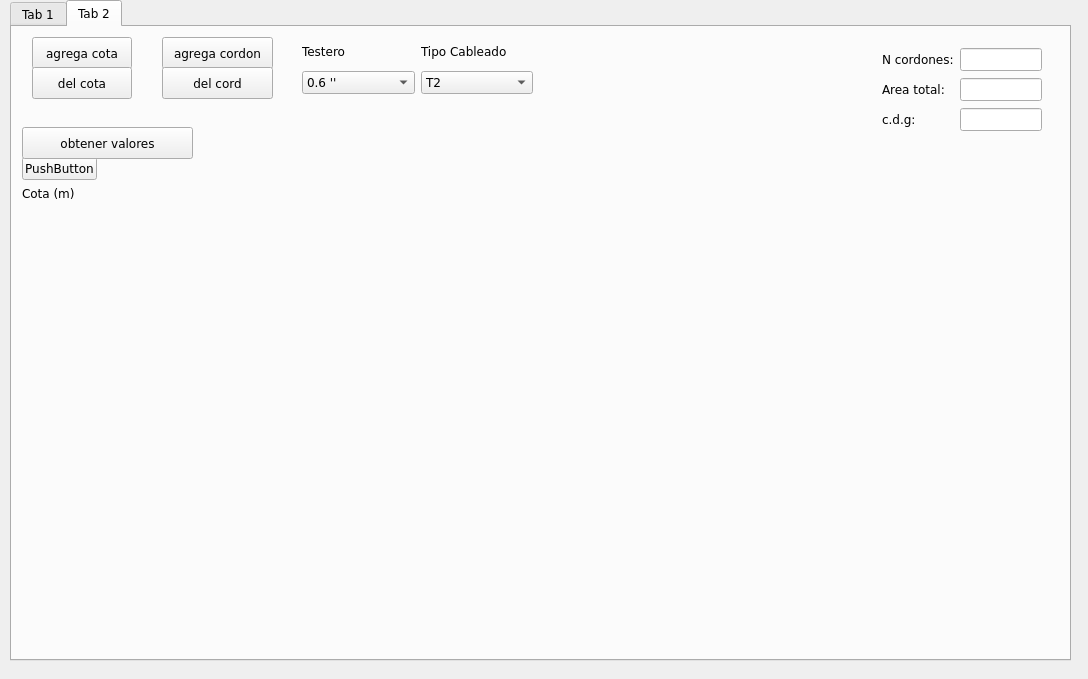
<?xml version="1.0" encoding="UTF-8"?>
<ui version="4.0">
 <class>Dialog</class>
 <widget class="QDialog" name="Dialog">
  <property name="geometry">
   <rect>
    <x>0</x>
    <y>0</y>
    <width>1088</width>
    <height>679</height>
   </rect>
  </property>
  <property name="font">
   <font>
    <family>Verdana</family>
    <italic>false</italic>
    <bold>false</bold>
   </font>
  </property>
  <property name="windowTitle">
   <string>Dialog</string>
  </property>
  <widget class="QTabWidget" name="tabWidget">
   <property name="geometry">
    <rect>
     <x>10</x>
     <y>0</y>
     <width>1061</width>
     <height>661</height>
    </rect>
   </property>
   <property name="currentIndex">
    <number>1</number>
   </property>
   <property name="documentMode">
    <bool>false</bool>
   </property>
   <property name="tabsClosable">
    <bool>false</bool>
   </property>
   <property name="tabBarAutoHide">
    <bool>false</bool>
   </property>
   <widget class="QWidget" name="tab">
    <attribute name="title">
     <string>Tab 1</string>
    </attribute>
    <widget class="QPushButton" name="btn_save_pieza">
     <property name="geometry">
      <rect>
       <x>0</x>
       <y>591</y>
       <width>221</width>
       <height>31</height>
      </rect>
     </property>
     <property name="text">
      <string>Guardar como Pieza de Usuario</string>
     </property>
     <property name="autoDefault">
      <bool>false</bool>
     </property>
    </widget>
    <widget class="QWidget" name="verticalLayoutWidget_5">
     <property name="geometry">
      <rect>
       <x>290</x>
       <y>240</y>
       <width>751</width>
       <height>351</height>
      </rect>
     </property>
     <layout class="QVBoxLayout" name="layout_nuevas_row">
      <item>
       <spacer name="verticalSpacer">
        <property name="orientation">
         <enum>Qt::Orientation::Vertical</enum>
        </property>
        <property name="sizeHint" stdset="0">
         <size>
          <width>20</width>
          <height>40</height>
         </size>
        </property>
       </spacer>
      </item>
     </layout>
    </widget>
    <widget class="QLabel" name="label_guardar_pieza">
     <property name="geometry">
      <rect>
       <x>0</x>
       <y>570</y>
       <width>221</width>
       <height>21</height>
      </rect>
     </property>
     <property name="text">
      <string>Guardar en base de datos</string>
     </property>
    </widget>
    <widget class="QWidget" name="horizontalLayoutWidget">
     <property name="geometry">
      <rect>
       <x>290</x>
       <y>210</y>
       <width>751</width>
       <height>31</height>
      </rect>
     </property>
     <layout class="QHBoxLayout" name="Hlayout_label_variables">
      <item>
       <widget class="QLabel" name="label_name">
        <property name="text">
         <string>Num</string>
        </property>
       </widget>
      </item>
      <item>
       <widget class="QLabel" name="label_bi">
        <property name="text">
         <string>Base_inf</string>
        </property>
       </widget>
      </item>
      <item>
       <widget class="QLabel" name="label_bs">
        <property name="text">
         <string>Base_sup</string>
        </property>
       </widget>
      </item>
      <item>
       <widget class="QLabel" name="label_altura">
        <property name="text">
         <string>Altura</string>
        </property>
       </widget>
      </item>
      <item>
       <widget class="QLabel" name="label_area">
        <property name="text">
         <string>Area</string>
        </property>
       </widget>
      </item>
      <item>
       <widget class="QLabel" name="label_cg">
        <property name="text">
         <string>Cg_Inf</string>
        </property>
       </widget>
      </item>
      <item>
       <widget class="QLabel" name="label_inercia">
        <property name="text">
         <string>Inercia</string>
        </property>
       </widget>
      </item>
      <item>
       <widget class="QLabel" name="label_op">
        <property name="text">
         <string>I+A*r^2</string>
        </property>
       </widget>
      </item>
     </layout>
    </widget>
    <widget class="QWidget" name="verticalLayoutWidget_4">
     <property name="geometry">
      <rect>
       <x>910</x>
       <y>10</y>
       <width>131</width>
       <height>116</height>
      </rect>
     </property>
     <layout class="QVBoxLayout" name="Vlayout_resultados">
      <item>
       <widget class="QLineEdit" name="result_sum_altura">
        <property name="readOnly">
         <bool>true</bool>
        </property>
       </widget>
      </item>
      <item>
       <widget class="QLineEdit" name="result_sum_area">
        <property name="readOnly">
         <bool>true</bool>
        </property>
       </widget>
      </item>
      <item>
       <widget class="QLineEdit" name="result_sum_ponderado">
        <property name="readOnly">
         <bool>true</bool>
        </property>
       </widget>
      </item>
      <item>
       <widget class="QLineEdit" name="result_sum_op">
        <property name="readOnly">
         <bool>true</bool>
        </property>
       </widget>
      </item>
     </layout>
    </widget>
    <widget class="QWidget" name="gridLayoutWidget">
     <property name="geometry">
      <rect>
       <x>290</x>
       <y>10</y>
       <width>259</width>
       <height>91</height>
      </rect>
     </property>
     <layout class="QGridLayout" name="Glayout_edita_tuplas">
      <item row="0" column="1">
       <widget class="QLabel" name="label_cant_eliminar">
        <property name="text">
         <string>Eliminar trapecios</string>
        </property>
       </widget>
      </item>
      <item row="1" column="0">
       <widget class="QSpinBox" name="spin_cant_agregar"/>
      </item>
      <item row="2" column="1">
       <widget class="QPushButton" name="btn_acpt_eliminar">
        <property name="text">
         <string>Eliminar</string>
        </property>
       </widget>
      </item>
      <item row="2" column="0">
       <widget class="QPushButton" name="btn_acpt_agregar">
        <property name="text">
         <string>Agregar</string>
        </property>
       </widget>
      </item>
      <item row="1" column="1">
       <widget class="QSpinBox" name="spin_cant_eliminar"/>
      </item>
      <item row="0" column="0">
       <widget class="QLabel" name="label_cant_agregar">
        <property name="text">
         <string>Agregar trapecios</string>
        </property>
       </widget>
      </item>
     </layout>
    </widget>
    <widget class="QPushButton" name="btn_calcular_nuevos_valores">
     <property name="geometry">
      <rect>
       <x>290</x>
       <y>180</y>
       <width>171</width>
       <height>32</height>
      </rect>
     </property>
     <property name="text">
      <string>Calcular nuevos valores</string>
     </property>
     <property name="autoDefault">
      <bool>false</bool>
     </property>
     <property name="default">
      <bool>true</bool>
     </property>
    </widget>
    <widget class="QWidget" name="verticalLayoutWidget">
     <property name="geometry">
      <rect>
       <x>10</x>
       <y>10</y>
       <width>211</width>
       <height>400</height>
      </rect>
     </property>
     <layout class="QVBoxLayout" name="Vlayout_catalogo">
      <item>
       <widget class="QPushButton" name="btn_usar_pieza_catalogo">
        <property name="text">
         <string>Usar pieza catalogo</string>
        </property>
        <property name="autoDefault">
         <bool>false</bool>
        </property>
       </widget>
      </item>
      <item>
       <widget class="QPushButton" name="btn_usar_pieza_usuario">
        <property name="text">
         <string>Usar pieza usuario</string>
        </property>
        <property name="autoDefault">
         <bool>false</bool>
        </property>
       </widget>
      </item>
      <item>
       <widget class="QPushButton" name="btn_crear_pieza_temp">
        <property name="text">
         <string>Crear pieza temporal</string>
        </property>
        <property name="autoDefault">
         <bool>false</bool>
        </property>
       </widget>
      </item>
      <item>
       <widget class="QLabel" name="label_familia">
        <property name="text">
         <string>Familia</string>
        </property>
       </widget>
      </item>
      <item>
       <widget class="QComboBox" name="combo_familia"/>
      </item>
      <item>
       <widget class="QLabel" name="label_modelo">
        <property name="text">
         <string>Modelo</string>
        </property>
       </widget>
      </item>
      <item>
       <widget class="QComboBox" name="combo_modelo"/>
      </item>
      <item>
       <widget class="QLabel" name="label_tipo_seccion">
        <property name="text">
         <string>Tipo sección</string>
        </property>
       </widget>
      </item>
      <item>
       <widget class="QListWidget" name="list_tipo_seccion"/>
      </item>
      <item>
       <widget class="QPushButton" name="btn_acpt_tipo_seccion">
        <property name="text">
         <string>Aplicar sección</string>
        </property>
        <property name="autoDefault">
         <bool>false</bool>
        </property>
       </widget>
      </item>
      <item>
       <widget class="QPushButton" name="btn_save_seccion">
        <property name="text">
         <string>Guardar datos sección</string>
        </property>
        <property name="autoDefault">
         <bool>false</bool>
        </property>
       </widget>
      </item>
     </layout>
    </widget>
    <widget class="QWidget" name="verticalLayoutWidget_3">
     <property name="geometry">
      <rect>
       <x>790</x>
       <y>10</y>
       <width>121</width>
       <height>121</height>
      </rect>
     </property>
     <layout class="QVBoxLayout" name="Vlayout_label_resultados">
      <item>
       <widget class="QLabel" name="label_sum_altura">
        <property name="text">
         <string>Altura</string>
        </property>
       </widget>
      </item>
      <item>
       <widget class="QLabel" name="label_sum_area">
        <property name="text">
         <string>Area</string>
        </property>
       </widget>
      </item>
      <item>
       <widget class="QLabel" name="label_sum_ponderado">
        <property name="text">
         <string>Y Inf</string>
        </property>
       </widget>
      </item>
      <item>
       <widget class="QLabel" name="label_sum_op">
        <property name="text">
         <string>Inercia</string>
        </property>
       </widget>
      </item>
     </layout>
    </widget>
    <widget class="QPushButton" name="btn_salto_linea">
     <property name="geometry">
      <rect>
       <x>610</x>
       <y>20</y>
       <width>100</width>
       <height>32</height>
      </rect>
     </property>
     <property name="text">
      <string>PushButton</string>
     </property>
    </widget>
   </widget>
   <widget class="QWidget" name="tab_2">
    <attribute name="title">
     <string>Tab 2</string>
    </attribute>
    <widget class="QWidget" name="gridLayoutWidget_2">
     <property name="geometry">
      <rect>
       <x>10</x>
       <y>130</y>
       <width>1021</width>
       <height>351</height>
      </rect>
     </property>
     <layout class="QGridLayout" name="gridLayout">
      <property name="horizontalSpacing">
       <number>-1</number>
      </property>
      <item row="1" column="0">
       <layout class="QVBoxLayout" name="verticalLayout">
        <property name="spacing">
         <number>0</number>
        </property>
        <item>
         <widget class="QLabel" name="tab2_label_cota">
          <property name="maximumSize">
           <size>
            <width>100</width>
            <height>16777215</height>
           </size>
          </property>
          <property name="text">
           <string>Cota (m)</string>
          </property>
         </widget>
        </item>
        <item>
         <spacer name="verticalSpacer_2">
          <property name="orientation">
           <enum>Qt::Orientation::Vertical</enum>
          </property>
          <property name="sizeHint" stdset="0">
           <size>
            <width>20</width>
            <height>40</height>
           </size>
          </property>
         </spacer>
        </item>
       </layout>
      </item>
      <item row="0" column="0">
       <widget class="QPushButton" name="tab2_relleno_layout_armaduras">
        <property name="enabled">
         <bool>true</bool>
        </property>
        <property name="maximumSize">
         <size>
          <width>75</width>
          <height>16777215</height>
         </size>
        </property>
        <property name="text">
         <string>PushButton</string>
        </property>
       </widget>
      </item>
      <item row="1" column="1">
       <spacer name="horizontalSpacer">
        <property name="orientation">
         <enum>Qt::Orientation::Horizontal</enum>
        </property>
        <property name="sizeHint" stdset="0">
         <size>
          <width>40</width>
          <height>20</height>
         </size>
        </property>
       </spacer>
      </item>
     </layout>
    </widget>
    <widget class="QPushButton" name="tab2_btn_add_cota">
     <property name="geometry">
      <rect>
       <x>20</x>
       <y>10</y>
       <width>100</width>
       <height>32</height>
      </rect>
     </property>
     <property name="text">
      <string>agrega cota</string>
     </property>
    </widget>
    <widget class="QPushButton" name="tab2_btn_add_cord">
     <property name="geometry">
      <rect>
       <x>150</x>
       <y>10</y>
       <width>111</width>
       <height>32</height>
      </rect>
     </property>
     <property name="text">
      <string>agrega cordon</string>
     </property>
    </widget>
    <widget class="QPushButton" name="tab2_btn_del_cota">
     <property name="geometry">
      <rect>
       <x>20</x>
       <y>40</y>
       <width>100</width>
       <height>32</height>
      </rect>
     </property>
     <property name="text">
      <string>del cota</string>
     </property>
    </widget>
    <widget class="QPushButton" name="tab2_btn_del_cord">
     <property name="geometry">
      <rect>
       <x>150</x>
       <y>40</y>
       <width>111</width>
       <height>32</height>
      </rect>
     </property>
     <property name="text">
      <string>del cord</string>
     </property>
    </widget>
    <widget class="QWidget" name="gridLayoutWidget_3">
     <property name="geometry">
      <rect>
       <x>870</x>
       <y>20</y>
       <width>160</width>
       <height>85</height>
      </rect>
     </property>
     <layout class="QGridLayout" name="tab2_gridLayout_totales">
      <item row="1" column="0">
       <widget class="QLabel" name="tab2_label_area_total">
        <property name="text">
         <string>Area total:</string>
        </property>
       </widget>
      </item>
      <item row="0" column="0">
       <widget class="QLabel" name="tab2_label_cant_cord">
        <property name="text">
         <string>N cordones:</string>
        </property>
       </widget>
      </item>
      <item row="2" column="0">
       <widget class="QLabel" name="tab2_label_cdg">
        <property name="text">
         <string>c.d.g:</string>
        </property>
       </widget>
      </item>
      <item row="0" column="1">
       <widget class="QLineEdit" name="tab2_line_total_cordones"/>
      </item>
      <item row="1" column="1">
       <widget class="QLineEdit" name="tab2_line_total_area"/>
      </item>
      <item row="2" column="1">
       <widget class="QLineEdit" name="tab2_line_total_cdg"/>
      </item>
     </layout>
    </widget>
    <widget class="QWidget" name="gridLayoutWidget_4">
     <property name="geometry">
      <rect>
       <x>290</x>
       <y>10</y>
       <width>231</width>
       <height>57</height>
      </rect>
     </property>
     <layout class="QGridLayout" name="tab2_gridLayout_combo_tipo">
      <item row="2" column="1">
       <widget class="QComboBox" name="tab2_combo_preset">
        <item>
         <property name="text">
          <string>T2</string>
         </property>
        </item>
       </widget>
      </item>
      <item row="0" column="1">
       <widget class="QLabel" name="tab2_label_preset">
        <property name="text">
         <string>Tipo Cableado</string>
        </property>
       </widget>
      </item>
      <item row="0" column="0">
       <widget class="QLabel" name="tab2_label_testero">
        <property name="text">
         <string>Testero</string>
        </property>
       </widget>
      </item>
      <item row="2" column="0">
       <widget class="QComboBox" name="tab2_combo_testero">
        <item>
         <property name="text">
          <string>0.6 ''</string>
         </property>
        </item>
       </widget>
      </item>
     </layout>
    </widget>
    <widget class="QPushButton" name="tab2_btn_valores">
     <property name="geometry">
      <rect>
       <x>10</x>
       <y>100</y>
       <width>171</width>
       <height>32</height>
      </rect>
     </property>
     <property name="text">
      <string>obtener valores</string>
     </property>
    </widget>
   </widget>
  </widget>
 </widget>
 <resources/>
 <connections/>
</ui>
